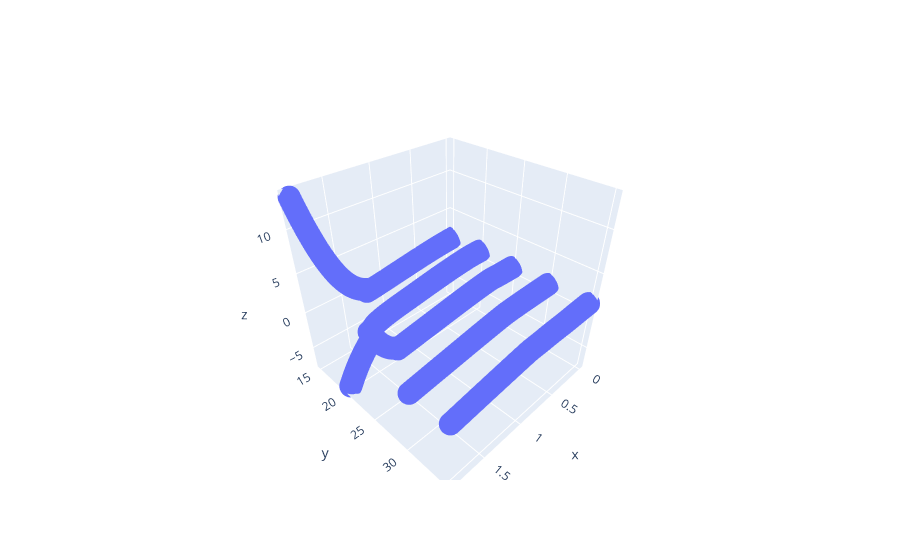

This figure's notebook cell:
### Code cell
import plotly.graph_objects as go
import numpy as np

# Helix equation
t = np.linspace(0, 10, 50)
x, y, z = np.cos(t), np.sin(t), t

fig = go.Figure(data=[go.Scatter3d(x=ct.x, y=ct.y, z=ct.z,
                                   mode='markers')])
fig.show()

### Figure 1 — Plotly figure (JSON) as saved in the notebook; plotly's stock layout.template omitted (floating-point values rounded to 4 significant figures; data arrays with more than 128 entries replaced by an {"elided": "..."} marker saying what was removed)
{"data": [{"mode": "markers", "type": "scatter3d", "x": {"elided": "935 float values"}, "y": {"elided": "935 str values"}, "z": {"elided": "935 float values"}}], "layout": {}}
